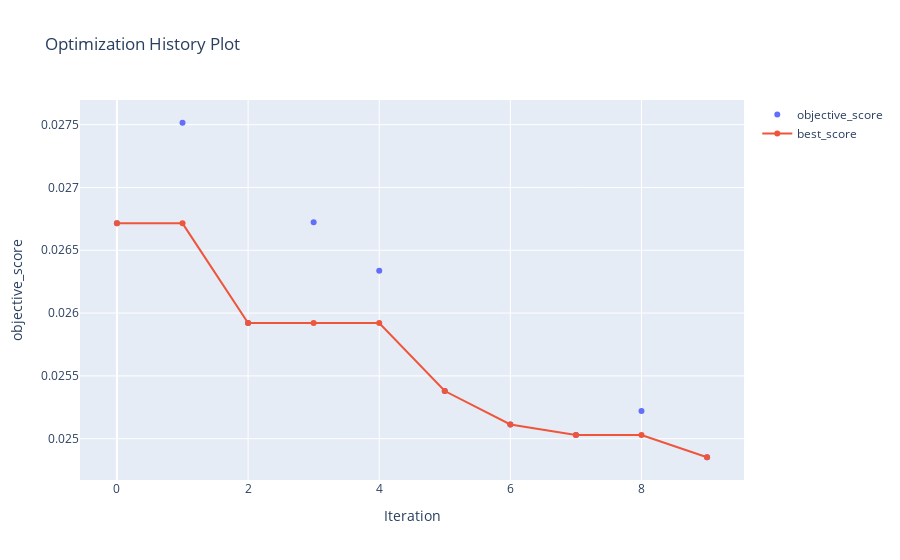

Here is the notebook cell this chart was saved with:
### Code cell
algo_object.plot_history()

### Figure 1 — Plotly figure (JSON) as saved in the notebook; plotly's stock layout.template omitted (floating-point values rounded to 4 significant figures)
{"data": [{"mode": "markers", "name": "objective_score", "type": "scatter", "x": [0, 1, 2, 3, 4, 5, 6, 7, 8, 9], "y": [0.02671, 0.02752, 0.02592, 0.02672, 0.02634, 0.02538, 0.02511, 0.02503, 0.02522, 0.02485]}, {"mode": "lines+markers", "name": "best_score", "type": "scatter", "x": [0, 1, 2, 3, 4, 5, 6, 7, 8, 9], "y": [0.02671, 0.02671, 0.02592, 0.02592, 0.02592, 0.02538, 0.02511, 0.02503, 0.02503, 0.02485]}], "layout": {"title": {"text": "Optimization History Plot"}, "xaxis": {"title": {"text": "Iteration"}}, "yaxis": {"title": {"text": "objective_score"}}}}
